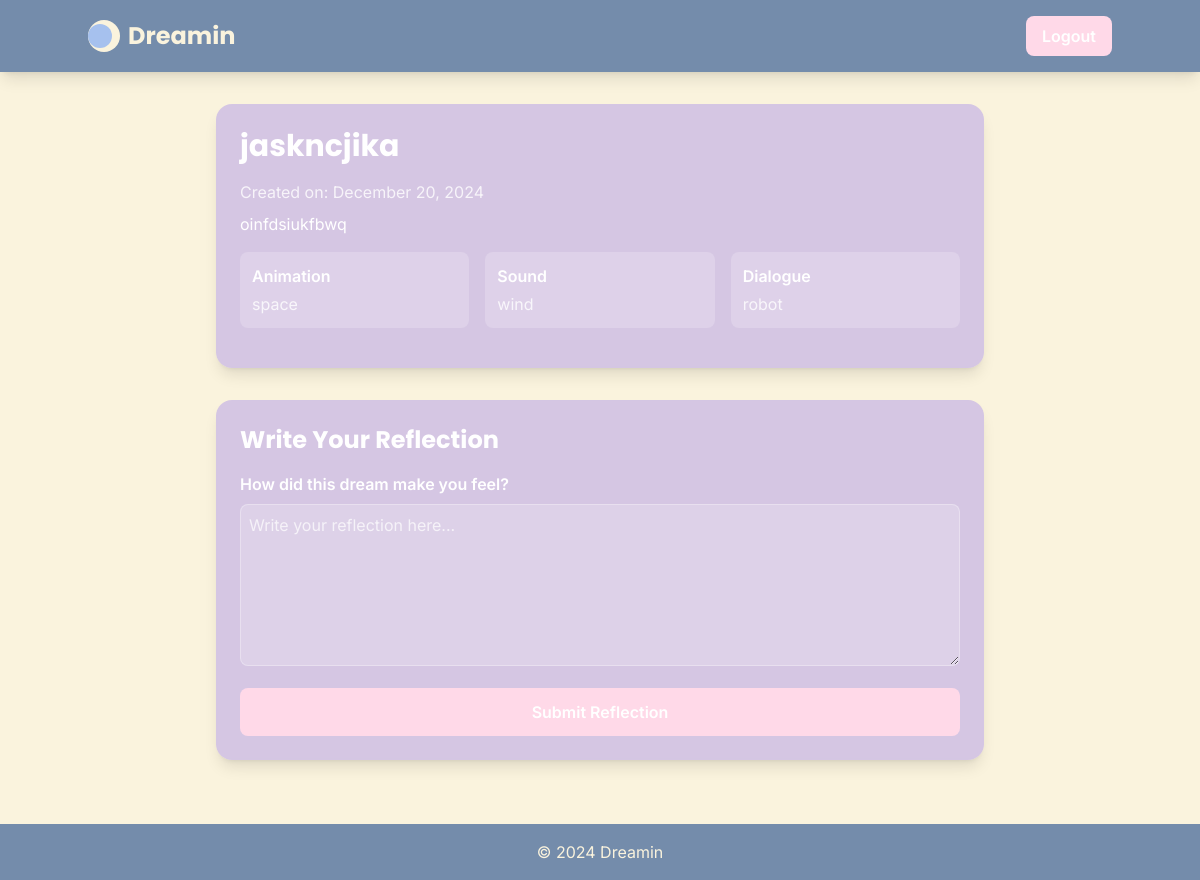
The page /dreamjournal/3/reflection/ (signed in) on the database its author committed.
### main/models.py (models this page shows, shortened)
class Dream(models.Model):
    user = models.ForeignKey(
        User,
        on_delete=models.CASCADE,
        related_name='dreams',
    )
    title = models.CharField(max_length=255)
    description = models.TextField()
    created_at = models.DateTimeField(auto_now_add=True)
    animations = models.ManyToManyField(DreamAnimation, blank=True)
    sounds = models.ManyToManyField(DreamSound, blank=True)
    dialogues = models.ManyToManyField(Dialogue, blank=True)
    preview_video = models.FileField(upload_to='dream_previews/', null=True, blank=True)

class DreamAnimation(models.Model):
    name = models.CharField(max_length=100)
    file = models.FileField(
        upload_to='animations/',
        validators=[validate_file_size, validate_file_extension],
        null=True,
        blank=True
    )
    created_at = models.DateTimeField(auto_now_add=True)

class DreamSound(models.Model):
    name = models.CharField(max_length=100)
    file = models.FileField(upload_to='sounds/', null=True, blank=True)
    created_at = models.DateTimeField(auto_now_add=True)

class Dialogue(models.Model):
    name = models.CharField(max_length=100)
    file = models.FileField(upload_to='dialogues/', null=True, blank=True)
    created_at = models.DateTimeField(auto_now_add=True)

### main/views.py (the view, shortened to what this page needs)
# urls.py: path("dreamjournal/<int:dream_id>/reflection/", views.create_reflection, name="create_reflection"),
@login_required
def create_reflection(request, dream_id):
    dream = Dream.objects.get(id=dream_id, user=request.user)
    context = {
        'dream': dream,
        'reflections': Reflection.objects.filter(dream=dream)
    }
    return render(request, 'dreamjournal.html', context)

### main/templates/dreamjournal.html (shortened to what this page needs)
<!DOCTYPE html>
<html lang="en">
<head>
    <script src="https://cdn.tailwindcss.com"></script>
</head>
<body class="min-h-screen bg-warmcream font-inter">
    <header class="bg-slateblueSoft py-4 px-6 shadow-lg">
        <div class="container mx-auto flex justify-between items-center">
            <a href="{% url 'home' %}" class="flex items-center space-x-2">
                <div class="w-8 h-8 bg-warmcream rounded-full flex items-center justify-center">
                    <div class="w-6 h-6 bg-periwinkle rounded-full transform -translate-x-1"></div>
                </div>
                <span class="text-2xl font-bold text-warmcream font-poppins">Dreamin</span>
            </a>
            <a href="{% url 'logout' %}" class="bg-softpink hover:bg-softpink/80 text-white font-semibold py-2 px-4 rounded-lg transition-colors">
                Logout
            </a>
        </div>
    </header>
    <main class="container mx-auto px-4 py-8">
        <div class="max-w-3xl mx-auto mb-8 bg-lavender/70 rounded-2xl p-6 shadow-lg backdrop-blur-sm">
            <h1 class="text-3xl font-bold text-white mb-4 font-poppins">{{ dream.title }}</h1>
            <p class="text-white/80 mb-2">Created on: {{ dream.created_at|date:"F d, Y" }}</p>
            <p class="text-white mb-4">{{ dream.description }}</p>
            <div class="grid grid-cols-3 gap-4 mb-4">
                <div class="bg-white/20 p-3 rounded-lg">
                    <h3 class="text-white font-semibold mb-1">Animation</h3>
                    <p class="text-white/80">{{ dream.animations.first.name }}</p>
                </div>
                <div class="bg-white/20 p-3 rounded-lg">
                    <h3 class="text-white font-semibold mb-1">Sound</h3>
                    <p class="text-white/80">{{ dream.sounds.first.name }}</p>
                </div>
                <div class="bg-white/20 p-3 rounded-lg">
                    <h3 class="text-white font-semibold mb-1">Dialogue</h3>
                    <p class="text-white/80">{{ dream.dialogues.first.name }}</p>
                </div>
            </div>
        </div>
        <div class="max-w-3xl mx-auto bg-lavender/70 rounded-2xl p-6 shadow-lg backdrop-blur-sm">
            <h2 class="text-2xl font-bold text-white mb-4 font-poppins">Write Your Reflection</h2>
            <form method="POST" action="{% url 'create_reflection' dream.id %}">
                <div class="mb-4">
                    <label for="reflection" class="block text-white font-semibold mb-2">How did this dream make you feel?</label>
                    <textarea
                        id="reflection"
                        name="reflection"
                        rows="6"
                        class="w-full bg-white/20 border border-white/30 text-white placeholder-white/70 rounded-lg p-2 focus:outline-none focus:ring-2 focus:ring-softpink"
                        placeholder="Write your reflection here..."
                        required></textarea>
                </div>
                <button type="submit" class="w-full bg-softpink hover:bg-softpink/80 text-white font-semibold py-3 px-4 rounded-lg transition-colors">
                    Submit Reflection
                </button>
            </form>
        </div>
    </main>
    <footer class="bg-slateblueSoft py-4 px-6 mt-8">
        <div class="container mx-auto text-center text-warmcream">
            &copy; 2024 Dreamin
        </div>
    </footer>
</body>
</html>

### rows shown on the page
Dream: title "jaskncjika", created_at "December 20, 2024", description "oinfdsiukfbwq", animations.first.name "space", sounds.first.name "wind", dialogues.first.name "robot"
